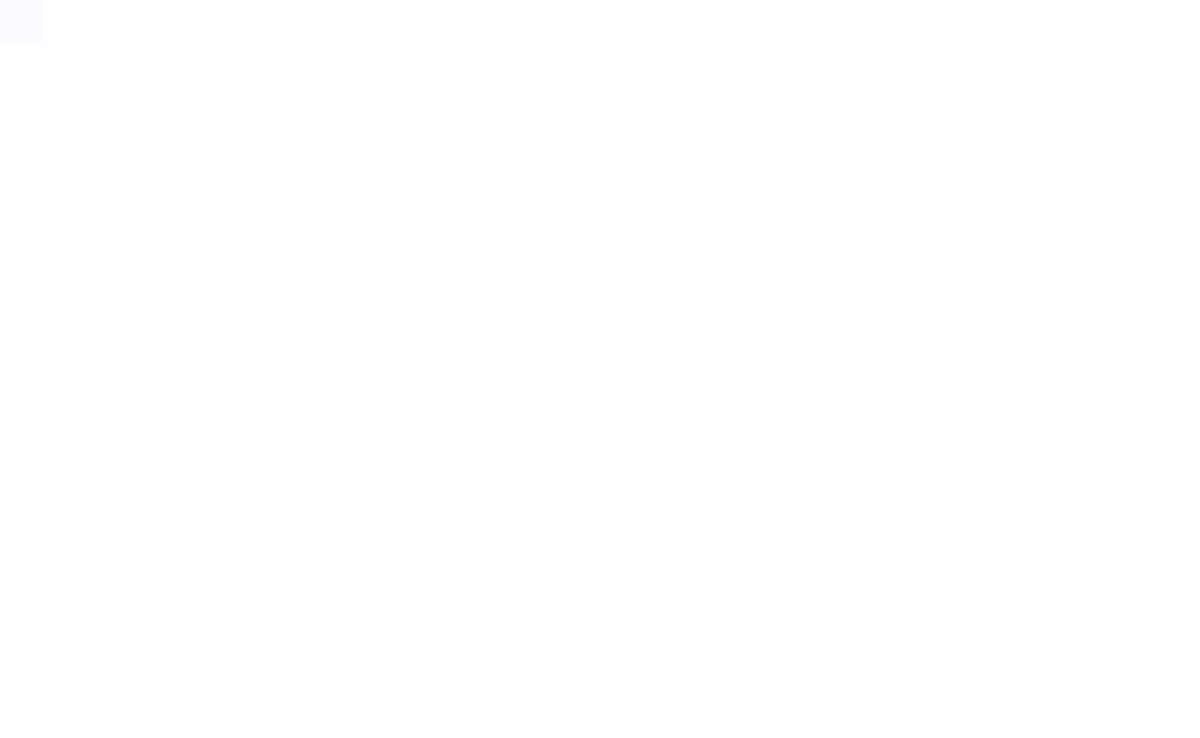
Frame 1 (no input)
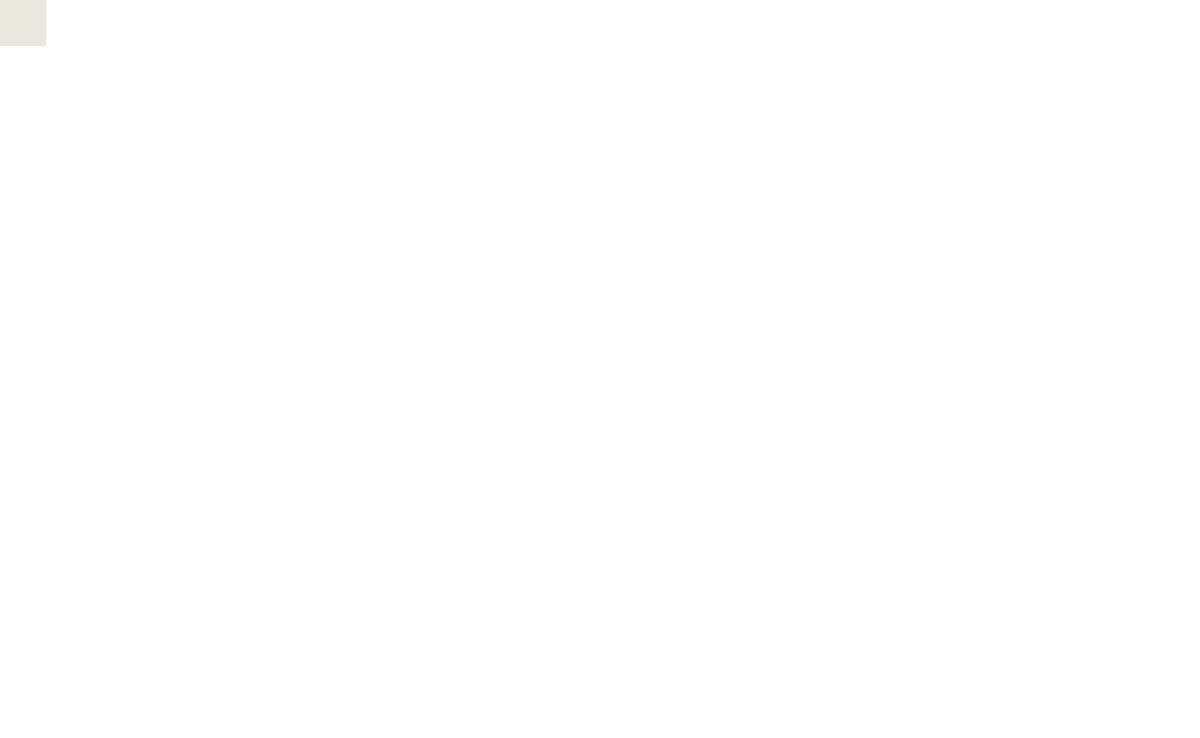
Frame 60 (the mouse pressed at the canvas centre just before this capture)
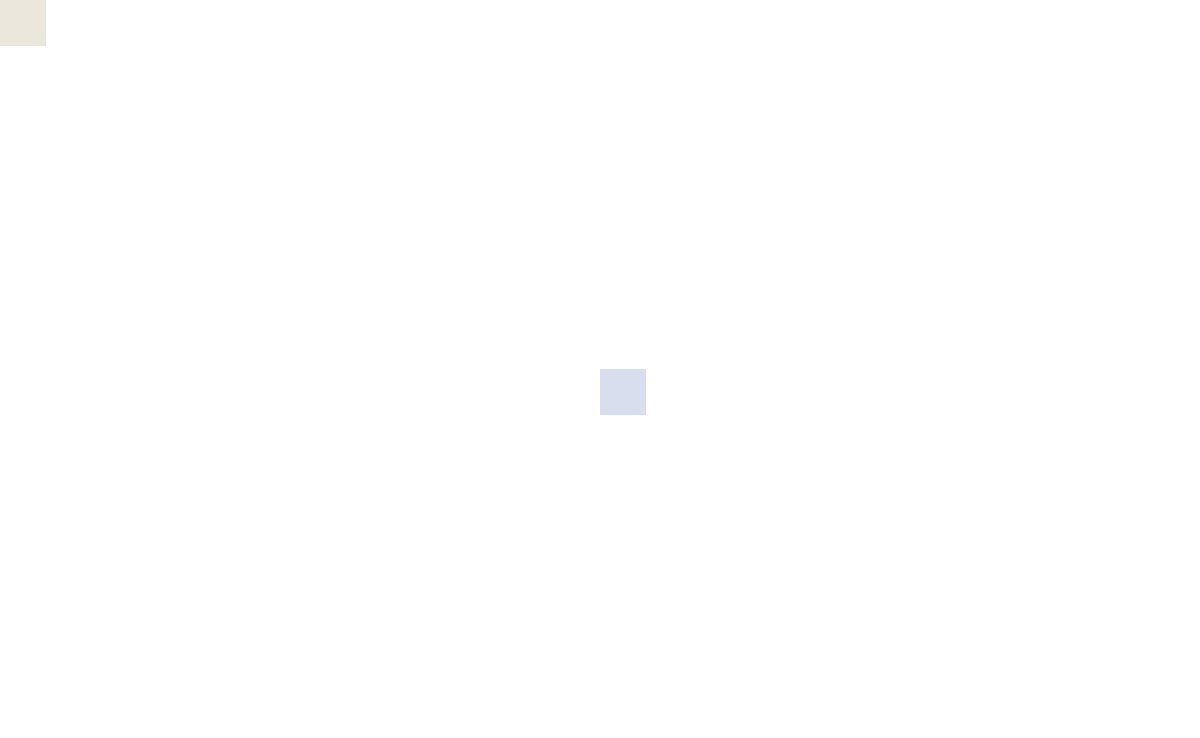
Frame 120 (the mouse held since frame 60 and released just before this capture)

The Processing sketch that drew these frames (run headless with seeded random() and noise(); from frame 60 on, the mouse is pressed at the canvas centre):

// Processing sketch: processing_37277
// ── processing_37277.pde

//Michael Yu- Colored Squares

float width, length;

void setup()
{
 size(1300,800);
 background(255); 
 smooth();
  noStroke();
  width= 50;
  length=50;
  mousePressed=false;
}




void draw()
{
  fill(random(200,255), random(200,255), random(200,255), random(0,100));
  rect(mouseX,mouseY,width,length);
  //if (mousePressed= true)
  //{
    //width=width+0.2;
    //length=length+0.2;
  //}
  //else {width=length=50;
  //}
  
  
 
}
